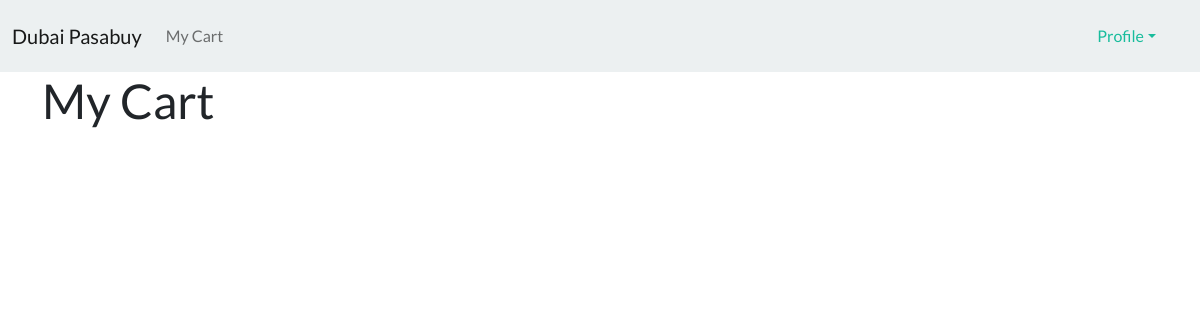
The page /public/cart.php (signed in) on the database as committed earlier.
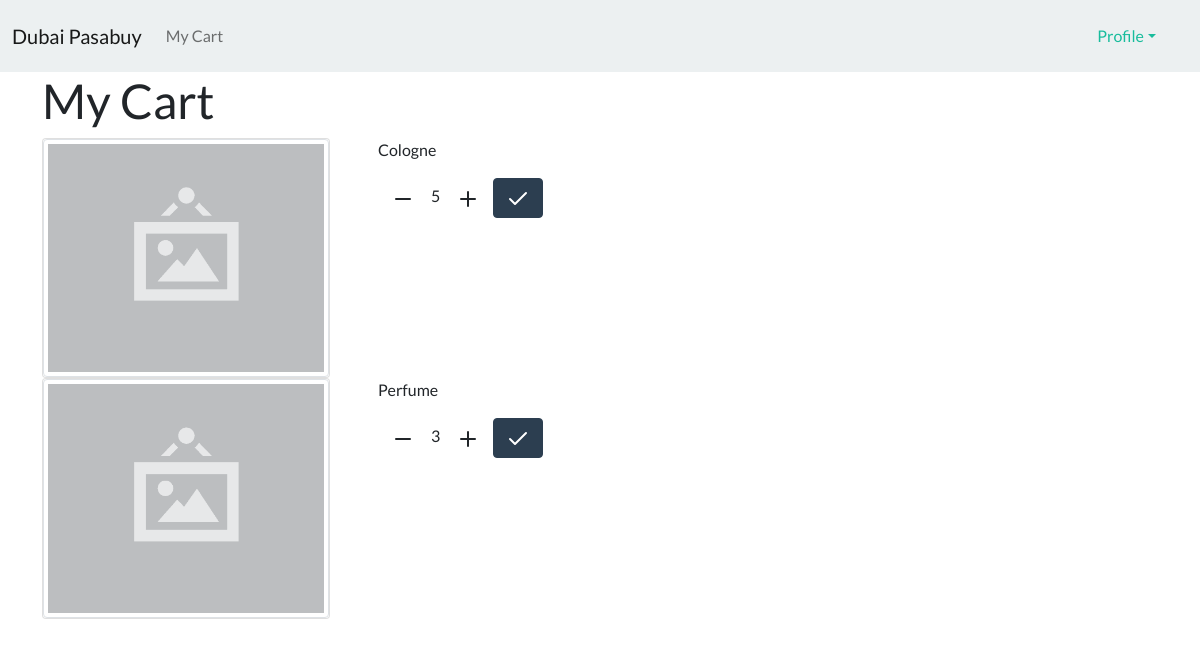
The same page on the database as committed later.
### tables this page shows
CREATE TABLE `products` (
  `id` int(11) NOT NULL,
  `name` varchar(128) NOT NULL,
  `cost_aed` decimal(15,2) DEFAULT NULL,
  `cost_php` decimal(15,2) DEFAULT NULL,
  `access` tinytext NOT NULL
);

CREATE TABLE `customers` (
  `id` int(11) NOT NULL,
  `username` varchar(255) NOT NULL,
  `password` varchar(255) NOT NULL,
  `cart` longtext DEFAULT NULL
);

### public/cart.php (the view, shortened to what this page needs)
<?php
require_once "header.php";
require_once "navbar.php";
require_once __DIR__ . "/../db/connection.php";
$username = get_session_user();
$selectStmt = $conn->prepare("SELECT cart FROM customers WHERE username=?");
function _json_to_assoc(mysqli_stmt $stmt, string $username) {
    $stmt->bind_param("s", $username);
    $stmt->execute();
    $results = $stmt->get_result()->fetch_assoc();
    if ($results) return json_decode($results["cart"], true);
}
function display_cart_products(mysqli $conn, string $username, mysqli_stmt $stmt) {
    $cartDec = _json_to_assoc($stmt, $username);
    if ($cartDec) {
        foreach ($cartDec as $productId => $value) {
            $product = $conn->query("SELECT `name` FROM products WHERE id='$productId'");
            $productName = $product->fetch_assoc()["name"];
            echo <<<CART_ITEMS
            <div class="d-flex">
                <div class="card item-card me-5">
                    <img src="static/img/product.png" class="img-thumbnail" alt="..." />
                </div>
                <div class="d-flex flex-column">
                    <p>$productName</p>
                    <div class="d-flex flex-row">
                        <div class="btn-container">
                            <button class="btn decrease$productId"><i data-feather="minus"></i></button>
                            <span id="value$productId">{$cartDec[$productId]}</span>
                            <button class="btn increase$productId"><i data-feather="plus"></i></button>
                        </div>
                        <form method="post">
                                id="input-value$productId"
                                value="$value"
                            <input style="display: none" value="$productId" name="productId"/>
                            <button type="submit" class="btn btn-primary" data-bs-toggle="tooltip" data-bs-placement="bottom" title="Save amount">
                                <i data-feather="check"></i>
                            </button>
                        </form>
                    </div>
                </div>
            </div>
            const value$productId = document.querySelector("#value$productId");
            const btn$productId = document.querySelectorAll(".btn");
            let count$productId = value$productId.textContent;
            btn$productId.forEach(function (btn$productId) {
                btn$productId.addEventListener("click", function (e) {
                    if (styles.contains("decrease$productId")) {
                        if (count$productId > 0) {
                            count$productId--;
                    } else if (styles.contains("increase$productId")) {
                        count$productId++;
                    if (count$productId > 0) {
                        value$productId.style.color = "green";
                    // if (count$productId < 0) {
                    //     value$productId.style.color = "red";
                    if (count$productId === 0) {
                        value$productId.style.color = "#222";
                    value$productId.textContent = count$productId;
                    document.getElementById("input-value$productId").value = count$productId;
            CART_ITEMS;
        }
    }
}
?>
<?php display_navbar() ?>
<div class="container">
    <h1>My Cart</h1>
    <div class="d-flex flex-column justify-content-center">
        <?php
        display_cart_products($conn, $username, $selectStmt);
        ?>
    </div>
</div>

### public/header.php (shortened to what this page needs)
<!DOCTYPE html>
<html lang="en">
<head>
    <link href="./static/bootstrap.min.css" rel="stylesheet">
    <link href="./static/css/home.css" rel="stylesheet">
</head>
<body>
</body>
</html>

### public/navbar.php (shortened to what this page needs)
<?php
function display_navbar() {
    echo <<<NAVBAR
    <style>
        .sneaky {
            display: none;
        }
        a {
            cursor: pointer;
        }
    </style>
    <nav class="navbar navbar-expand-lg navbar-light bg-light">
        <div class="container-fluid">
        <a class="navbar-brand" href="home.php">Dubai Pasabuy</a>
            <button
                class="navbar-toggler"
                type="button"
                data-bs-toggle="collapse"
                data-bs-target="#navbarText"
                aria-controls="navbarText"
                aria-expanded="false"
                aria-label="Toggle navigation"
            >
                <span class="navbar-toggler-icon"></span>
            </button>
            <div class="collapse navbar-collapse" id="navbarText">
                <ul class="navbar-nav me-auto mb-2 mb-lg-0">
                    <li class="nav-item">
                        <a class="nav-link" href="cart.php">My Cart</a>
                    </li>
                </ul>
                <span class="nav-item">
                    <div class="dropdown">
                        <a class="nav-link dropdown-toggle" id="profile-dropdown" data-bs-toggle="dropdown" aria-expanded="false">Profile</a>
                        <ul class="dropdown-menu" aria-labelledby="profile-dropdown">
                            <li><button class="dropdown-item" href="#">Settings</button></li>
                            <form method="get">
                                <input class="sneaky" name="logoutUser" value="yes"></input>
                                <li><button class="dropdown-item" type="submit" name="logoutUser">Logout</button></li>
                            </form>
                        </ul>
                    </div>
                </span>
            </div>
        </div>
    </nav>
    NAVBAR;
}

### static/css/home.css (style rules this page uses)
.item-card { width: 18rem; }

Rows that differ between the two databases and show on the page:
added products: name "Cologne"
now on this page (row edited): customers: cart "5", cart "3"
changed customers: cart empty → "{\"30\":\"5\",\"175\":\"3\"}" (drawn)
added products: name "Perfume"
